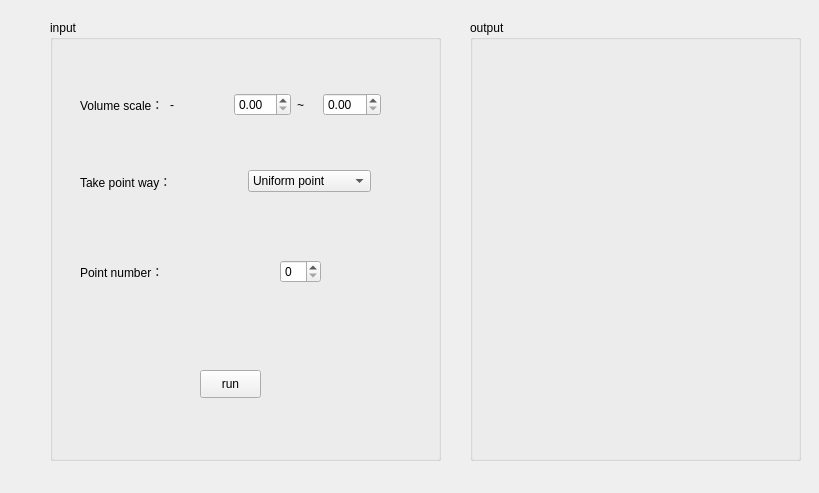
<?xml version="1.0" encoding="UTF-8"?>
<ui version="4.0">
 <class>Form</class>
 <widget class="QWidget" name="Form">
  <property name="geometry">
   <rect>
    <x>0</x>
    <y>0</y>
    <width>819</width>
    <height>493</height>
   </rect>
  </property>
  <property name="windowTitle">
   <string>Form</string>
  </property>
  <widget class="QGroupBox" name="groupBox_input">
   <property name="geometry">
    <rect>
     <x>50</x>
     <y>20</y>
     <width>391</width>
     <height>441</height>
    </rect>
   </property>
   <property name="styleSheet">
    <string notr="true"/>
   </property>
   <property name="title">
    <string>input</string>
   </property>
   <widget class="QWidget" name="layoutWidget">
    <property name="geometry">
     <rect>
      <x>30</x>
      <y>70</y>
      <width>301</width>
      <height>30</height>
     </rect>
    </property>
    <layout class="QHBoxLayout" name="horizontalLayout">
     <item>
      <widget class="QLabel" name="label_volume">
       <property name="text">
        <string>Volume scale：</string>
       </property>
      </widget>
     </item>
     <item>
      <widget class="QLabel" name="label_negative">
       <property name="text">
        <string>-</string>
       </property>
      </widget>
     </item>
     <item>
      <widget class="QDoubleSpinBox" name="doubleSpinBox_min"/>
     </item>
     <item>
      <widget class="QLabel" name="label_to">
       <property name="maximumSize">
        <size>
         <width>20</width>
         <height>16777215</height>
        </size>
       </property>
       <property name="text">
        <string>~</string>
       </property>
      </widget>
     </item>
     <item>
      <widget class="QDoubleSpinBox" name="doubleSpinBox_max"/>
     </item>
    </layout>
   </widget>
   <widget class="QPushButton" name="run_Button">
    <property name="geometry">
     <rect>
      <x>150</x>
      <y>350</y>
      <width>61</width>
      <height>28</height>
     </rect>
    </property>
    <property name="text">
     <string>run</string>
    </property>
   </widget>
   <widget class="QWidget" name="">
    <property name="geometry">
     <rect>
      <x>30</x>
      <y>150</y>
      <width>291</width>
      <height>23</height>
     </rect>
    </property>
    <layout class="QHBoxLayout" name="horizontalLayout_2">
     <item>
      <widget class="QLabel" name="label_way">
       <property name="text">
        <string>Take point way：</string>
       </property>
      </widget>
     </item>
     <item>
      <spacer name="horizontalSpacer">
       <property name="orientation">
        <enum>Qt::Horizontal</enum>
       </property>
       <property name="sizeHint" stdset="0">
        <size>
         <width>40</width>
         <height>20</height>
        </size>
       </property>
      </spacer>
     </item>
     <item>
      <widget class="QComboBox" name="comboBox_way">
       <item>
        <property name="text">
         <string>Uniform point</string>
        </property>
       </item>
       <item>
        <property name="text">
         <string>Chebyshev point</string>
        </property>
       </item>
      </widget>
     </item>
    </layout>
   </widget>
   <widget class="QWidget" name="">
    <property name="geometry">
     <rect>
      <x>30</x>
      <y>240</y>
      <width>241</width>
      <height>23</height>
     </rect>
    </property>
    <layout class="QHBoxLayout" name="horizontalLayout_3">
     <item>
      <widget class="QLabel" name="label_number">
       <property name="text">
        <string>Point number：</string>
       </property>
      </widget>
     </item>
     <item>
      <spacer name="horizontalSpacer_2">
       <property name="orientation">
        <enum>Qt::Horizontal</enum>
       </property>
       <property name="sizeHint" stdset="0">
        <size>
         <width>40</width>
         <height>20</height>
        </size>
       </property>
      </spacer>
     </item>
     <item>
      <widget class="QSpinBox" name="spinBox_pointnumber"/>
     </item>
    </layout>
   </widget>
  </widget>
  <widget class="QGroupBox" name="groupBox_output">
   <property name="geometry">
    <rect>
     <x>470</x>
     <y>20</y>
     <width>331</width>
     <height>441</height>
    </rect>
   </property>
   <property name="title">
    <string>output</string>
   </property>
   <widget class="QLabel" name="resultLabel_volume">
    <property name="geometry">
     <rect>
      <x>30</x>
      <y>60</y>
      <width>271</width>
      <height>41</height>
     </rect>
    </property>
    <property name="mouseTracking">
     <bool>true</bool>
    </property>
    <property name="text">
     <string>&lt;html&gt;&lt;head/&gt;&lt;body&gt;&lt;p&gt;&lt;br/&gt;&lt;/p&gt;&lt;/body&gt;&lt;/html&gt;</string>
    </property>
   </widget>
   <widget class="QLabel" name="resultLabel_pointway">
    <property name="geometry">
     <rect>
      <x>30</x>
      <y>140</y>
      <width>271</width>
      <height>51</height>
     </rect>
    </property>
    <property name="text">
     <string>&lt;html&gt;&lt;head/&gt;&lt;body&gt;&lt;p&gt;&lt;br/&gt;&lt;/p&gt;&lt;/body&gt;&lt;/html&gt;</string>
    </property>
   </widget>
   <widget class="QLabel" name="resultLabel_pointnumber">
    <property name="geometry">
     <rect>
      <x>30</x>
      <y>220</y>
      <width>271</width>
      <height>41</height>
     </rect>
    </property>
    <property name="text">
     <string>&lt;html&gt;&lt;head/&gt;&lt;body&gt;&lt;p&gt;&lt;br/&gt;&lt;/p&gt;&lt;/body&gt;&lt;/html&gt;</string>
    </property>
   </widget>
   <widget class="QLabel" name="resultLabel_run">
    <property name="geometry">
     <rect>
      <x>30</x>
      <y>290</y>
      <width>271</width>
      <height>91</height>
     </rect>
    </property>
    <property name="text">
     <string>&lt;html&gt;&lt;head/&gt;&lt;body&gt;&lt;p&gt;&lt;br/&gt;&lt;/p&gt;&lt;/body&gt;&lt;/html&gt;</string>
    </property>
   </widget>
  </widget>
  <zorder>groupBox_output</zorder>
  <zorder>groupBox_input</zorder>
 </widget>
 <resources/>
 <connections/>
</ui>
